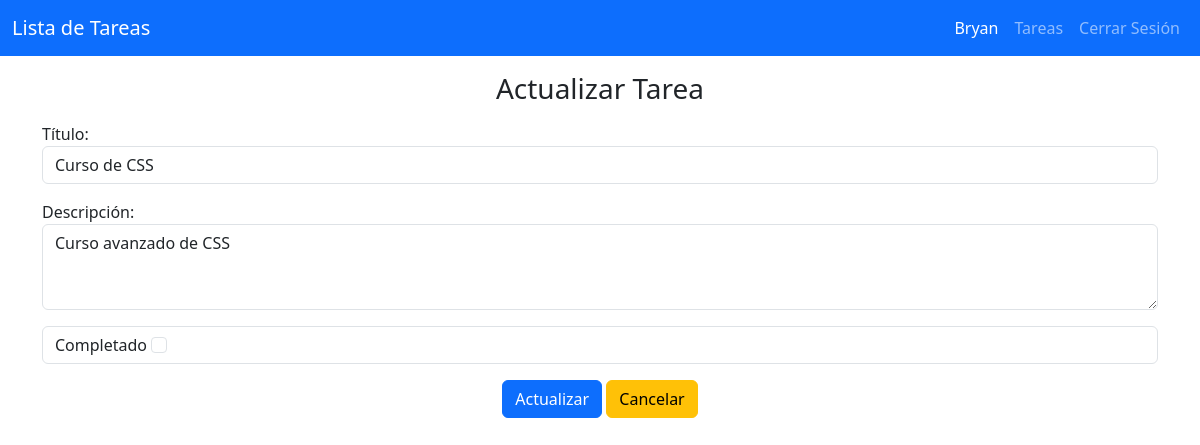
The app's page /todo/update/5 (signed in) with its own data.
### todor/models.py (models this page shows, shortened)
class User(db.Model):
    id = db.Column(db.Integer, primary_key  = True)
    username = db.Column(db.String(20), unique = True, nullable =  False)
    password = db.Column(db.Text, nullable = False)

class Todo(db.Model):
    id = db.Column(db.Integer, primary_key  = True)
    created_by = db.Column(db.Integer, db.ForeignKey('user.id'), nullable = False)  # agregando una relación de uno a muchos entre las tablas user y todo
    title = db.Column(db.String(100), nullable =  False)
    description = db.Column(db.Text)
    state = db.Column(db.Boolean, default = False)

### todor/todo.py (the view)
@bp.route('/update/<int:id>', methods=('GET','POST'))
@login_required
def update(id):
    todo = get_todo(id)
    if request.method == 'POST':
        todo.title = request.form['title']
        todo.description = request.form['description']
        todo.state = True if request.form.get('state') == 'on' else False
        db.session.commit()
        return redirect(url_for('todo.index'))
    return render_template('todo/update.html', todo = todo)

### todor/auth.py (called while the page is built)
@bp.before_app_request
def load_logged_in_user():
    user_id = session.get('user_id')
    if user_id is None:
        g.user = None
    else:
        g.user = User.query.get_or_404(user_id)

def login_required(view):
    @functools.wraps(view)
    def wrapped_view(**kwargs):
        if g.user is None:
            return redirect(url_for('auth.login'))
        return view(**kwargs)
    return wrapped_view

### todor/todo.py (called while the page is built)
def get_todo(id):
    todo = Todo.query.get_or_404(id)
    return todo

### todor/templates/todo/update.html
{% extends 'base.html' %}
{% block content %}
<section class="container-sm">
    <h3 class="text-center mt-3 mb-3">{% block title %} Actualizar Tarea {% endblock %}</h3>
    <form action="" method="post">
        <div class="form-group">
            <label for="title">Título: </label>
            <input type="text" class="form-control" name="title" id="title" value="{{ todo.title }}" required>
        </div>
        <div class="form-group mt-3">
            <label for="description">Descripción: </label>
            <textarea class="form-control" name="description" id="description" rows="3">{{ todo.description }}</textarea>
        </div>
        <div class="form-control mt-3">
            <label for="state">Completado</label>
            <input class="form-check-input" type="checkbox" name="state" id="state" {% if todo.state == true %} checked {% endif %}>
        </div>
        <div class="text-center mt-3">
            <input type="submit" class="btn btn-primary" value="Actualizar">
            <a href="{{ url_for('todo.index') }}" class="btn btn-warning">Cancelar</a>
        </div>
    </form>
</section>
{% endblock %}

### todor/templates/base.html (shortened to what this page needs)
<!DOCTYPE html>
<html lang="es">
<head>
    <link href="https://cdn.jsdelivr.net/npm/bootstrap@5.3.3/dist/css/bootstrap.min.css" rel="stylesheet">
</head>
<body>
    <nav class="navbar navbar-expand-sm navbar-primary bg-primary" data-bs-theme="dark">
        <div class="container-fluid">
          {% if g.user %}
          <a class="navbar-brand" href="{{ url_for('todo.index') }}">Lista de Tareas</a>
          {% else %}
          <a class="navbar-brand" href="{{ url_for('index') }}">Lista de Tareas</a>
          {% endif %}
          <div class="collapse navbar-collapse justify-content-end" id="navbarNav">
            <ul class="navbar-nav">
              {% if g.user %}
              <li class="nav-item">
                <span class="nav-link active"> {{ g.user.username }} </span>
              </li>
              <li class="nav-item">
                <a class="nav-link" href="{{ url_for('todo.index') }}">Tareas</a>
              </li>
              <li class="nav-item">
                <a class="nav-link" href="{{ url_for('auth.logout') }}">Cerrar Sesión</a>
              </li>
              {% endif %}
            </ul>
          </div>
        </div>
    </nav>
    {% block content %}
    {% endblock %}
</body>
</html>

### records on screen
User: user.username "Bryan"
Todo: title "Curso de CSS", description "Curso avanzado de CSS"
